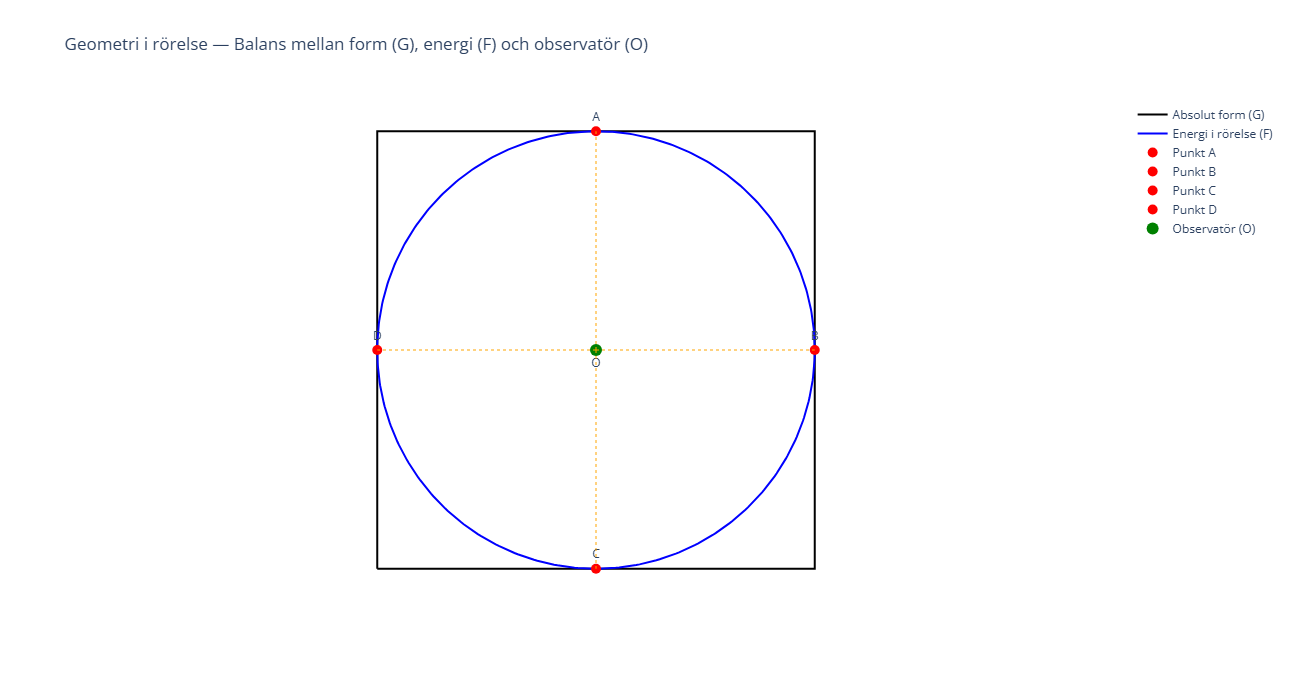

Reproduce this figure in Python.
import numpy as np
import plotly.graph_objects as go
import webbrowser
import os

# ===============================
# Geometriska parametrar
# ===============================
r = 1.0                   # Radie för den inre cirkeln
square_half = r            # Halva sidan för kvadraten (ger cirkel inskriven)
theta = np.linspace(0, 2*np.pi, 400)

# Cirkelsamordningar
x_circle = r * np.cos(theta)
y_circle = r * np.sin(theta)

# Kvadratsamordningar (absolut form)
x_square = [-square_half, square_half, square_half, -square_half, -square_half]
y_square = [-square_half, -square_half, square_half, square_half, -square_half]

# Tangentpunkter A, B, C, D (cirkelns kontakt med kvadraten)
points = {
    "A": (0, r),
    "B": (r, 0),
    "C": (0, -r),
    "D": (-r, 0)
}

# ===============================
# Skapa Plotly-figur
# ===============================
fig = go.Figure()

# Kvadrat – Absolut geometri
fig.add_trace(go.Scatter(
    x=x_square, y=y_square, mode="lines",
    line=dict(color="black", width=2),
    name="Absolut form (G)"
))

# Cirkeln – Rörelse/energi
fig.add_trace(go.Scatter(
    x=x_circle, y=y_circle, mode="lines",
    line=dict(color="blue", width=2),
    name="Energi i rörelse (F)"
))

# Kontaktpunkter A–D
for label, (x, y) in points.items():
    fig.add_trace(go.Scatter(
        x=[x], y=[y],
        mode="markers+text",
        text=[label],
        textposition="top center",
        marker=dict(size=10, color="red"),
        name=f"Punkt {label}"
    ))

# Observatör (centrum)
fig.add_trace(go.Scatter(
    x=[0], y=[0],
    mode="markers+text",
    text=["O"],
    textposition="bottom center",
    marker=dict(size=12, color="green"),
    name="Observatör (O)"
))

# Energiflödeslinjer mellan O och A–D
for x, y in points.values():
    fig.add_trace(go.Scatter(
        x=[0, x], y=[0, y],
        mode="lines",
        line=dict(color="orange", width=1, dash="dot"),
        showlegend=False
    ))

# ===============================
# Layout och visning
# ===============================
fig.update_layout(
    title="Geometri i rörelse — Balans mellan form (G), energi (F) och observatör (O)",
    xaxis=dict(scaleanchor="y", scaleratio=1, showgrid=False, zeroline=False, visible=False),
    yaxis=dict(showgrid=False, zeroline=False, visible=False),
    plot_bgcolor="white",
    showlegend=True
)

# Visa direkt
fig.show()

# ===============================
# Spara och öppna i webbläsare
# ===============================
output_file = os.path.abspath("Geometri_i_rorelse.html")
fig.write_html(output_file)
webbrowser.open("file://" + output_file)
